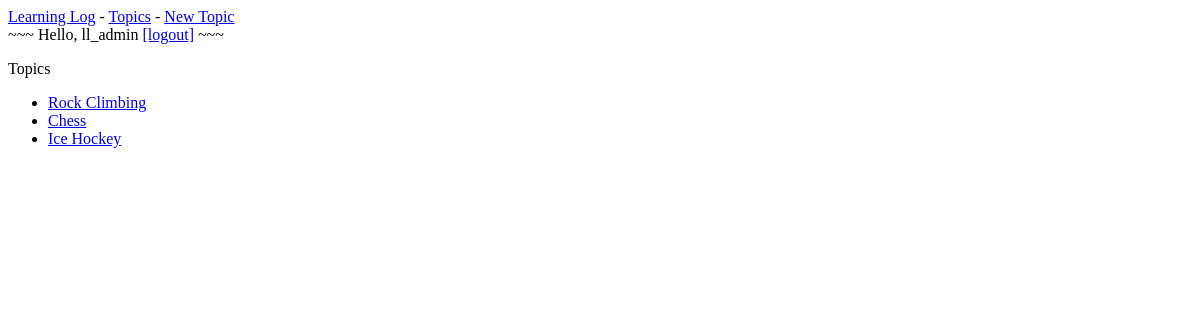
The app's page /topics/ (signed in), older data.
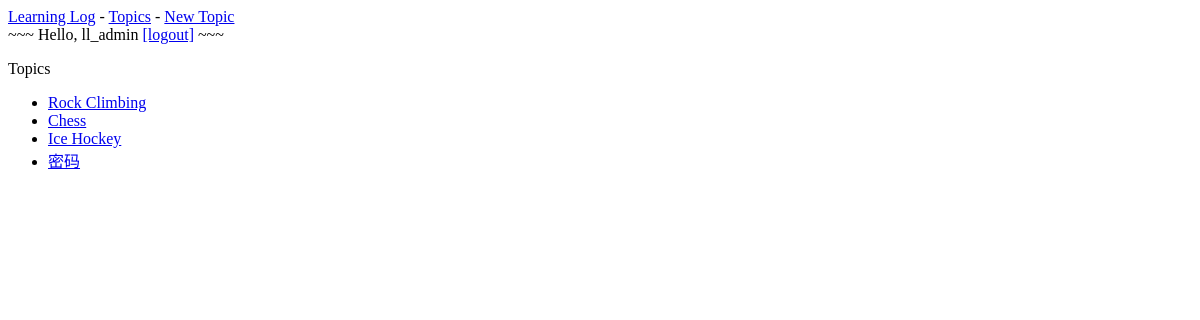
The same page, newer data.
### learning_logs/models.py (models this page shows)
class Topic(models.Model):
	text = models.CharField(max_length=200)
	date_added = models.DateTimeField(auto_now_add=True)
	def __str__(self):
		return self.text

### learning_logs/views.py (the view)
# urls.py: url(r'^topics/$', views.topics, name='topics'),
@login_required
def topics(request):
	topics = Topic.objects.order_by('date_added')
	context = {'topics' : topics}
	return render(request, 'learning_logs/topics.html', context)

### learning_logs/templates/learning_logs/topics.html
{% extends "learning_logs/base.html" %}
{% block content %}
  <p>Topics</p>
  <ul>
	{% for topic in topics %}
	  <li>
	  	<a href="{% url 'learning_logs:topic' topic.id %}">{{ topic }}</a>
	  </li>
	{% empty %}
	  <li>No topics have been added yet.</li>
	{% endfor %}
  </ul>
{% endblock content %}

### learning_logs/templates/learning_logs/base.html
<p>
  <a href="{% url 'learning_logs:index' %}">Learning Log</a> -
  <a href="{% url 'learning_logs:topics' %}">Topics</a> -
  <a href="{% url 'learning_logs:new_topic' %}">New Topic</a>
  <br />
  {% if user.is_authenticated %}
    ~~~ Hello, {{ user.username }}
    <a href="{% url 'users:logout' %}">[logout]</a> ~~~
  {% else %}
    <a href="{% url 'users:register' %}">Register</a> -
    <a href="{% url 'users:login' %}">login</a>
  {% endif %}
</p>
{% block content %}
{% endblock content %}

Row changes from the older to the newer data that the page shows:
added Topic: text "密码"
